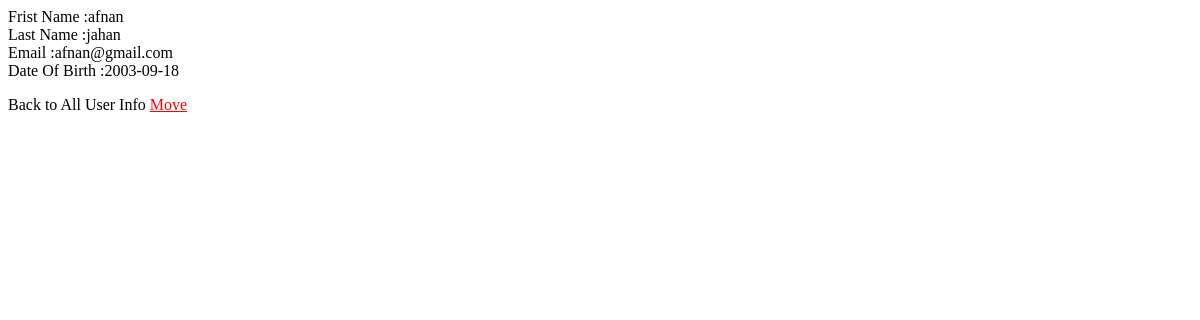
Page /details.php?id=5 on the earlier database version.
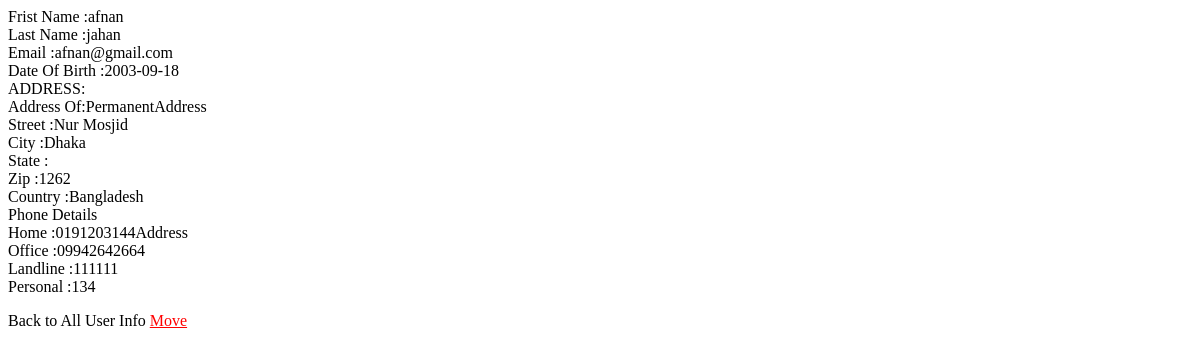
Same page on the later database version.
### tables this page shows
CREATE TABLE `user_info` (
  `id` int(11) NOT NULL,
  `f_name` varchar(255) NOT NULL,
  `l_name` varchar(255) NOT NULL,
  `date_of_b` date NOT NULL,
  `email` varchar(255) NOT NULL
);

CREATE TABLE `addres` (
  `id` int(11) NOT NULL,
  `user_id` int(255) NOT NULL,
  `street` varchar(255) NOT NULL,
  `city` varchar(255) NOT NULL,
  `state` varchar(255) NOT NULL,
  `zip` varchar(255) NOT NULL,
  `c_name` varchar(255) NOT NULL,
  `add_type` varchar(255) NOT NULL
);

CREATE TABLE `phone` (
  `id` int(11) NOT NULL,
  `user_id` int(11) NOT NULL,
  `home_n` varchar(255) NOT NULL,
  `office_n` varchar(255) NOT NULL,
  `lan_n` varchar(255) NOT NULL,
  `personal_n` varchar(255) NOT NULL
);

### details.php (the view, shortened to what this page needs)
<?php
require "connection.php";
$uid=(int)$_GET['id'];
$sql = "SELECT * FROM user_info WHERE id ='$uid'";
$user_details=mysqli_query($link,$sql);
$sql1 = "SELECT * from addres as A where A.user_id='$uid'";
$All_addres=mysqli_query($link,$sql1);
$sql2 = "SELECT * FROM phone as P where P.user_id='$uid'";
$All_phone=mysqli_query($link,$sql2);
?>
<!DOCTYPE html>
<html>
<head>
</head>
<body>
	<?php
  while($row = mysqli_fetch_array($user_details))
  {
                                echo "Frist Name :"; echo $row["f_name"]; echo "<br>";
                                echo "Last Name :"; echo $row["l_name"]; echo "<br>";
                                echo "Email :"; echo $row["email"]; echo "<br>";
                                echo " Date Of Birth :"; echo $row["date_of_b"]; echo "<br>";
  }
  while($row = mysqli_fetch_array($All_addres))
  {
  							echo "ADDRESS:";echo"<br>";
                                echo "Address Of:"; echo $row["add_type"];echo "Address"; echo "<br>";
                                echo "Street :"; echo $row["street"]; echo "<br>";
                                echo "City :"; echo $row["city"]; echo "<br>";
                                echo "State :"; echo $row["state"]; echo "<br>";
                                echo "Zip :"; echo $row["zip"]; echo "<br>";
                                echo "Country :"; echo $row["c_name"]; echo "<br>";
  }
  while($row = mysqli_fetch_array($All_phone))
  {
  							echo "Phone Details";echo"<br>";
                                echo "Home :"; echo $row["home_n"];echo "Address"; echo "<br>";
                                echo "Office :"; echo $row["office_n"]; echo "<br>";
                                echo "Landline :"; echo $row["lan_n"]; echo "<br>";
                                echo "Personal :"; echo $row["personal_n"]; echo "<br>";
  }
 ?>
<div style="color: white" class="separator">
                <p style="color: black;" class="change_link">Back to All User Info
                    <a style="color: red" href="index.php">Move</a>
                </p>
                <br/>
            </div>
</body>
</html>

Differences in the rows shown:
added addres: add_type "Permanent", street "Nur Mosjid", city "Dhaka", zip "1262", c_name "Bangladesh"
added phone: home_n "0191203144", office_n "09942642664", lan_n "111111", personal_n "134"
